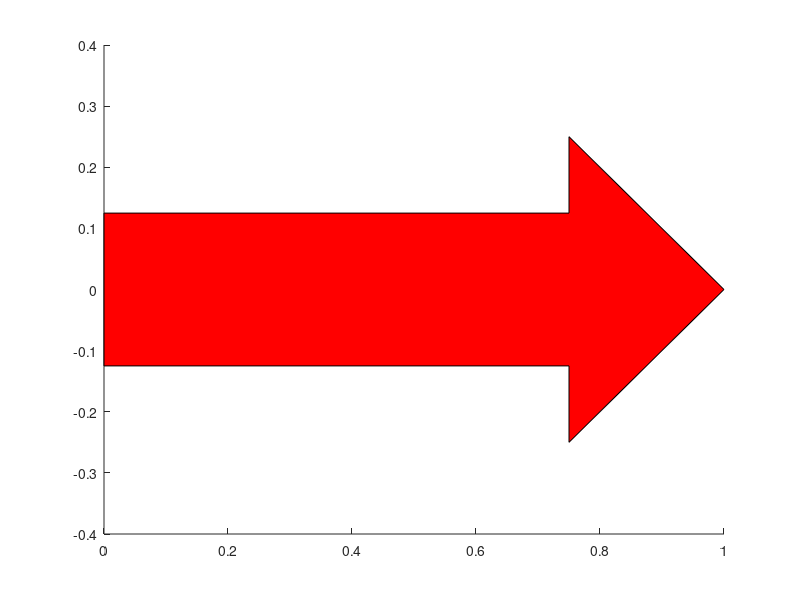

MATLAB code for this plot:
function HDL = wtbarrow(option,varargin)
%WTBARROW Create Arrows.
%
%  example:
%       hdl = wtbarrow('create');
%       set(gca,'Xlim',[0,1],'Ylim',[0,1]);
%       pause
%       hdl = wtbarrow('create','Rotation',pi/2,'Scale',[0.5 0.5],'Color','b');
%       set(gca,'Xlim',[-2,2],'Ylim',[-2,2]);
%       pause
%       hdl = wtbarrow('create','Translate',[1,0],'Rotation',pi/4,'Scale',[0.5 0.5],'Color','y');

% Copyright 2003 The MathWorks, Inc.

%   M. Misiti, Y. Misiti, G. Oppenheim, J.M. Poggi 10-Feb-2003.
%   Last Revision: 06-Mar-2003.

if nargin<1 , option = 'create'; end

% Defaults.
%------------
sca = ones(1,2);        
rot = 0;
tra = zeros(1,2);  

nbarg  = length(varargin);
switch option
    case {'create','createBIS','createTER'}
        % ------------------------------------------
        % Arrow construction.
        % ------------------------------------------
        %          x             H = HArrow
        %     <------------> <------->
        %                    =             ^
        %                    ===           |  W = WArrow
        %                    ====          v
        %     ====================      ^
        %     ======================    |
        %     ========================  |  2*E
        %     ======================    |
        %     ====================      v
        %                    ====
        %                    ===
        %                    =
        % ALFA is the angle of the arrow head
        % or W = WArrow.
        % Z = E + W;
        % ------------------------------------------
        
        % defaults.
        %----------
        axe = gca;
        vis = 'On';
        col = [1 0 0]; 
       %-------------
        alf = pi/4;
        W   = NaN;
        xP1 = 3/4;
        H   = 1/4;
        E   = 1/8;
        %-----------
        xP2 = 2*xP1;
        dY1 = 1/2;
        %------------          
        for k = 1:2:nbarg
            argType = varargin{k};
            argVal  = varargin{k+1};
            argType = lower(argType(1:3));
            switch argType
                case 'axe' , axe = argVal;
                case 'vis' , vis = argVal;
                case 'col' , col = argVal; 
                %------------------------
                case 'alf' , alf = argVal;
                case 'xp1' , xP1 = argVal;
                case 'xp2' , xP2 = argVal;    
                case 'har' , H   = argVal;
                case 'war' , W   = argVal;                    
                case 'wid' , E   = argVal;
                case 'hy1'  ,HY1 = argVal;
                %------------------------       
                case 'sca' , sca = argVal;        
                case 'rot' , rot = argVal;
                case 'tra' , tra = argVal;
            end
        end
        if isnan(W)
            Z =  tan(alf)*H;
            W = max(Z-E,0);
        end
        Z  = E + W;
        switch option
            case 'create'
                ArrowData = [...
                  0  xP1  xP1 xP1+H xP1 xP1 0  0; ...
                 -E  -E   -Z     0   Z   E  E -E ...
                    ];
            case 'createBIS'
                V  = HY1-H;
                y1 = -(E+HY1);
                y2 = y1+V;
                Xd = [0 2*E  2*E  xP1-E  xP1-E  xP1+E  xP1+E  xP2-E  xP2-E  xP2-Z  xP2   xP2+E+W  xP2+E  xP2+E  0   0];
                Yd = [y1 y1  -E    -E     y1      y1     -E    -E     y2      y2    y1      y2      y1+V   E    E  y1];
                ArrowData = [Xd ; Yd];
                
            case 'createTER'
                V  = HY1-H;
                y1 = -(E+HY1);
                y2 = y1+V;
                Xd = [0 2*E  2*E  xP1-E  xP1-E  xP1+E  xP1+E  xP2-E  xP2-E  xP2-Z  xP2   xP2+E+W  xP2+E  xP2+E  0   0];
                Yd = [y1 y1  -E    -E     y1      y1     -E    -E     y2      y2    y1      y2      y1+V   E    E  y1];
                N = 10;
                xx = linspace(2*E,xP1-E,N);
                t  = linspace(0,1,10);
                yy = y1 +  HY1*4*t.*(1-t);
                Xd = [Xd(1:2) xx Xd(5:end)];
                Yd = [Yd(1:2) yy Yd(5:end)];
                ArrowData = [Xd ; Yd];
              
        end
        %-------------------------------------------
        if ~(isequal(sca,ones(2,1)) | isequal(sca,ones(1,2)))
            MSca = [sca(1) 0 ; 0 sca(2)];
            ArrowData = MSca*ArrowData;
        end
        if ~isequal(rot,0)
            MRot = [cos(rot) sin(rot) ; -sin(rot) cos(rot)];
            ArrowData = MRot*ArrowData;
        end
        if ~(isequal(tra,zeros(2,1)) | isequal(tra,zeros(1,2)))
            VTra = [tra(1) ; tra(2)]; 
            ArrowData = ArrowData + VTra(:,ones(1,size(ArrowData,2)));
        end
        HDL = patch( ...
            'Xdata',ArrowData(1,:),'Ydata',ArrowData(2,:),...
            'FaceColor',col,'Visible',vis);

    case {'special_1'}       
        % defaults.
        %----------
        axe = gca;
        vis = 'On';
        col = [1 0 0]; 
        %-------------
        alf = pi/4;
        W   = NaN;
        H   = 1/4;
        E   = 1/8;
        %-----------
        Xd = [1 2 3];
        Yd = [1 2 3];
        %------------          
        for k = 1:2:nbarg
            argType = varargin{k};
            argVal  = varargin{k+1};
            Larg = min([3,length(argType)]);
            argType = lower(argType(1:Larg));
            switch argType
                case 'axe' , axe = argVal;
                case 'vis' , vis = argVal;
                case 'col' , col = argVal; 
                %------------------------
                case 'xva' , Xd  = argVal;
                case 'yva' , Yd  = argVal;    
                case 'alf' , alf = argVal;
                case 'har' , H   = argVal;
                case 'war' , W   = argVal;                    
                case 'wid' , E   = argVal;
                %------------------------       
                case 'sca' , sca = argVal;        
                case 'rot' , rot = argVal;
                case 'tra' , tra = argVal;
            end
        end
        if isnan(W)
            Z =  tan(alf)*H;
            W = max(Z-E,0);
        end
        Ex = E;
        Ey = E;
        x1 = Xd(1); x2 = Xd(2); x3 = Xd(3);
        y1 = Yd(1); y2 = Yd(2); y3 = Yd(3);
        XY = zeros(2,20);
        XY(:,1)  = [x1-Ex ; y1];  
        XY(:,2)  = [x1+Ex ; y1]; 
        XY(:,3)  = [x1+Ex ; y2];  
        XY(:,4)  = [x2-Ex ; y2]; 
        XY(:,5)  = [x2-Ex ; y1];  
        XY(:,6)  = [x2+Ex ; y1]; 
        XY(:,7)  = [x2+Ex ; y2+2*Ey];
        XY(:,8)  = [(x1+x2)/2 + Ex ; y2+2*Ey]; 
        XY(:,9)  = [(x1+x2)/2 + Ex ; y3];
        XY(:,10) = [x3-Ex ; y3]; 
        XY(:,11) = [x3-Ex ; y1+H];
        XY(:,12) = [x3-Ex-W ; y1+H];
        XY(:,13) = [x3 ; y1];
        XY(:,14) = [x3+Ex+W ; y1+H];
        XY(:,15) = [x3+Ex ; y1+H];
        XY(:,16) = [x3+Ex ; y3+2*Ey];
        XY(:,17) = [(x1+x2)/2 - Ex ; y3+2*Ey];
        XY(:,18) = [(x1+x2)/2 - Ex ; y2+2*Ey];
        XY(:,19) = [x1-Ex ; y2+2*Ey];
        XY(:,20) = XY(:,1);
        %-------------------------------------------
        if ~(isequal(sca,ones(2,1)) | isequal(sca,ones(1,2)))
            MSca = [sca(1) 0 ; 0 sca(2)];
            XY = MSca*XY;
        end
        if ~isequal(rot,0)
            MRot = [cos(rot) sin(rot) ; -sin(rot) cos(rot)];
            XY = MRot*XY;
        end
        if ~(isequal(tra,zeros(2,1)) | isequal(tra,zeros(1,2)))
            VTra = [tra(1) ; tra(2)]; 
            XY = XY + VTra(:,ones(1,size(XY,2)));
        end
        HDL = patch( ...
            'Xdata',XY(1,:),'Ydata',XY(2,:),...
            'FaceColor',col,'Visible',vis);
        
        
    case 'set'
        HDL = varargin{1};
        ArrowData = [get(HDL,'Xdata')' ; get(HDL,'Ydata')'];
        vis = get(HDL,'Visible');
        col = get(HDL,'FaceColor');
        for k = 2:2:nbarg
            argType = varargin{k};
            argVal  = varargin{k+1};
            argType = lower(argType(1:3));
            switch argType
                case 'vis' , vis = argVal;
                case 'col' , col = argVal; 
                case 'sca' , sca = argVal;        
                case 'rot' , rot = argVal;
                case 'tra' , tra = argVal;
            end
        end
        if ~(isequal(sca,ones(2,1)) | isequal(sca,ones(1,2)))
            MSca = [sca(1) 0 ; 0 sca(2)];
            ArrowData = MSca*ArrowData;
        end
        if ~isequal(rot,0)
            MRot = [cos(rot) sin(rot) ; -sin(rot) cos(rot)];
            ArrowData = MRot*ArrowData;
        end
        if ~(isequal(tra,zeros(2,1)) | isequal(tra,zeros(1,2)))
            VTra = [tra(1) ; tra(2)]; 
            ArrowData = ArrowData + VTra(:,ones(1,size(ArrowData,2)));
        end
        set(HDL, ...
            'Xdata',ArrowData(1,:),'Ydata',ArrowData(2,:), ...
            'FaceColor',col,'Visible',vis);
end

